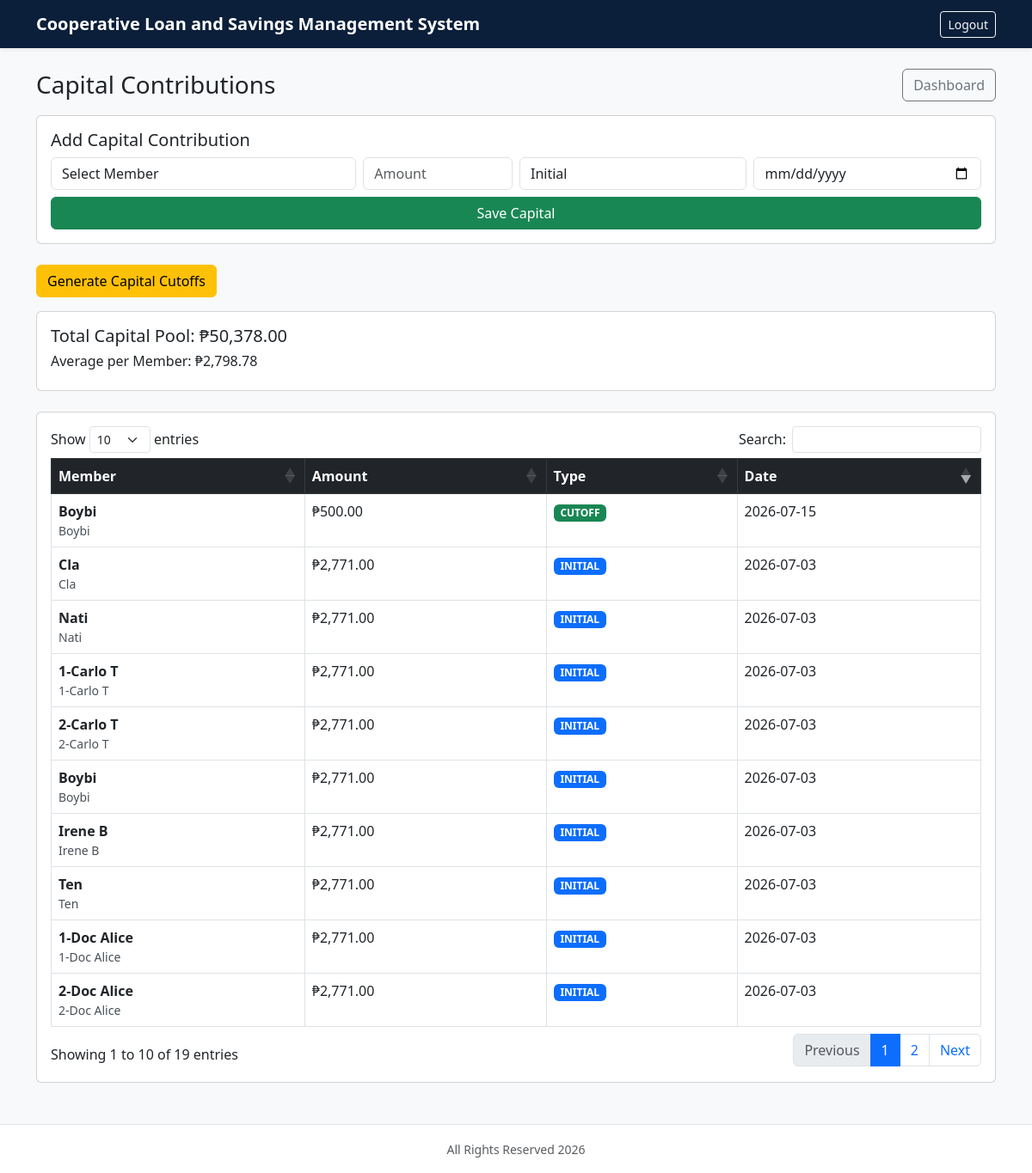
Page /capital.php (signed in) on the committed database.
### tables this page shows
CREATE TABLE `capital_contributions` (
  `id` int(10) unsigned NOT NULL AUTO_INCREMENT,
  `borrower_id` int(10) unsigned NOT NULL,
  `amount` decimal(12,2) NOT NULL DEFAULT 0.00,
  `type` enum('INITIAL','CUTOFF') NOT NULL DEFAULT 'CUTOFF',
  `contribution_date` date NOT NULL,
  `period_label` varchar(100) DEFAULT NULL,
  `created_at` timestamp NOT NULL DEFAULT current_timestamp(),
  PRIMARY KEY (`id`),
  KEY `capital_contributions_borrower_id_index` (`borrower_id`),
  KEY `capital_contributions_date_type_index` (`contribution_date`,`type`),
  CONSTRAINT `capital_contributions_borrower_id_fk` FOREIGN KEY (`borrower_id`) REFERENCES `borrowers` (`id`) ON DELETE CASCADE ON UPDATE CASCADE
);

CREATE TABLE `users` (
  `id` int(10) unsigned NOT NULL AUTO_INCREMENT,
  `username` varchar(100) NOT NULL,
  `password` varchar(255) NOT NULL,
  `status` enum('Admin','Member') NOT NULL DEFAULT 'Member',
  `borrower_id` int(10) unsigned DEFAULT NULL,
  `created_at` timestamp NOT NULL DEFAULT current_timestamp(),
  PRIMARY KEY (`id`),
  UNIQUE KEY `users_username_unique` (`username`),
  KEY `users_borrower_id_index` (`borrower_id`),
  CONSTRAINT `users_borrower_id_fk` FOREIGN KEY (`borrower_id`) REFERENCES `borrowers` (`id`) ON DELETE SET NULL ON UPDATE CASCADE
);

CREATE TABLE `borrowers` (
  `id` int(10) unsigned NOT NULL AUTO_INCREMENT,
  `name` varchar(255) NOT NULL,
  `first_name` varchar(100) DEFAULT NULL,
  `last_name` varchar(100) DEFAULT NULL,
  `gcash_name` varchar(150) DEFAULT NULL,
  `gcash_number` varchar(50) DEFAULT NULL,
  `status` enum('Active','Inactive') NOT NULL DEFAULT 'Active',
  `savings_closed` tinyint(1) NOT NULL DEFAULT 0,
  `created_at` timestamp NOT NULL DEFAULT current_timestamp(),
  PRIMARY KEY (`id`),
  UNIQUE KEY `borrowers_name_unique` (`name`)
);

### auth.php (called while the page is built, shortened)
<?php
function is_logged_in()
{
    return isset($_SESSION['user_id']);
}
function current_user_status()
{
    return $_SESSION['user_status'] ?? null;
}

### capital.php (the view, shortened to what this page needs)
<?php
include 'db.php';
include 'auth.php';
include 'layout.php';
?>
<!DOCTYPE html>
<html>
<head>
<link href="https://cdn.jsdelivr.net/npm/bootstrap@5.3.0/dist/css/bootstrap.min.css" rel="stylesheet">
<link rel="stylesheet" href="assets/css/mobile.css">
<link rel="stylesheet" href="assets/css/theme.css?v=20260720-ui">
<link rel="stylesheet" href="https://cdn.jsdelivr.net/npm/bootstrap@5.3.0/dist/css/bootstrap.min.css">
<link rel="stylesheet" href="https://cdn.datatables.net/1.13.6/css/dataTables.bootstrap5.min.css">
</head>
<body class="bg-light">
<?php render_navbar(); ?>
<div class="container mt-4">
<div class="d-flex justify-content-between align-items-center mb-3">
<h3 class="mb-0">Capital Contributions</h3>
<a href="index.php" class="btn btn-outline-secondary">Dashboard</a>
</div>
<div class="card mb-4">
<div class="card-body">
<h5>Add Capital Contribution</h5>
<form method="POST" action="ajax/save_capital.php" class="row g-2" id="capitalForm">
<div class="col-md-4">
<select name="borrower_id" class="form-control" required>
<option value="">Select Member</option>
</select>
</div>
<div class="col-md-2">
<input type="number" name="amount" class="form-control" placeholder="Amount" required>
</div>
<div class="col-md-3">
<select name="type" class="form-control">
<option value="INITIAL">Initial</option>
</select>
</div>
<div class="col-md-3">
<input type="date" name="date" class="form-control" required>
</div>
<div class="col-md-12">
<button class="btn btn-success w-100">Save Capital</button>
</div>
</form>
</div>
</div>
<div class="col-md-12">
<a href="admin/generate_capital.php" class="btn btn-warning mb-3">
    Generate Capital Cutoffs
</a>
</div>
<div class="card mb-4">
<div class="card-body">
<?php
$total = $conn->query("SELECT SUM(amount) as t FROM capital_contributions")->fetch_assoc()['t'] ?? 0;
$count = $conn->query("SELECT COUNT(DISTINCT borrower_id) as t FROM capital_contributions")->fetch_assoc()['t'] ?? 1;
$average = $count > 0 ? $total / $count : 0;
?>
<h5>Total Capital Pool: <span id="capitalTotalText">₱<?= number_format($total,2) ?></span></h5>
<h6>Average per Member: <span id="capitalAverageText">₱<?= number_format($average,2) ?></span></h6>
</div>
</div>
<div class="card">
<div class="card-body">
<div class="table-responsive">
<table class="table table-bordered table-hover" id="capitalTable">
<thead class="table-dark">
<tr>
<th>Member</th>
<th>Amount</th>
<th>Type</th>
<th>Date</th>
</tr>
</thead>
<tbody>
<?php
$res = $conn->query("
SELECT capital_contributions.*, borrowers.name, users.username
FROM capital_contributions
JOIN borrowers ON borrowers.id = capital_contributions.borrower_id
LEFT JOIN users ON users.borrower_id = borrowers.id AND users.status = 'Member'
ORDER BY contribution_date DESC
");
while($row = $res->fetch_assoc()):
?>
<tr>
<td><?php render_member_identity($row['username'] ?? '', $row['name']); ?></td>
<td>₱<?= number_format($row['amount'],2) ?></td>
<td>
<span class="badge bg-<?= $row['type']=='INITIAL'?'primary':'success' ?>">
<?= $row['type'] ?>
</span>
</td>
<td><?= $row['contribution_date'] ?></td>
</tr>
<?php endwhile; ?>
</tbody>
</table>
</div>
</div>
</div>
</div>
<div class="toast-container position-fixed top-0 end-0 p-3">
</div>
<?php render_footer(); ?>
</body>
</html>

### layout.php (shortened to what this page needs)
<?php
function render_navbar($title = 'Cooperative Loan and Savings Management System')
{
    ?>
    <nav class="navbar navbar-expand-lg navbar-dark app-navbar sticky-top shadow-sm">
        <div class="container">
            <a class="navbar-brand fw-bold text-white" href="<?= current_user_status() === 'Admin' ? 'index.php' : 'member_dashboard.php' ?>">
                <?= htmlspecialchars($title) ?>
            </a>
            <?php if (is_logged_in()): ?>
                <div class="ms-auto">
                    <a href="logout.php" class="btn btn-outline-light btn-sm">Logout</a>
                </div>
            <?php endif; ?>
        </div>
    </nav>
    <?php
}
function render_footer()
{
    ?>
    <footer class="app-footer text-center text-muted py-3 mt-5">
        <small>All Rights Reserved 2026</small>
    </footer>
    <?php
}
function render_member_identity($username, $fullName)
{
    $mainName = trim((string)$username) !== '' ? $username : $fullName;
    ?>
    <strong><?= htmlspecialchars($mainName) ?></strong>
    <small class="d-block text-dark-emphasis"><?= htmlspecialchars($fullName) ?></small>
    <?php
}

### assets/css/mobile.css (style rules this page uses)
body { overflow-x: hidden; }
.card { border-radius: .75rem; }
.card-body { overflow-x: auto; }
.table { vertical-align: middle; }
.table th, .table td { white-space: nowrap; }

### assets/css/theme.css (style rules this page uses)
:root { --midnight-blue: #0b1f3a; }
.app-navbar { background: var(--midnight-blue); }
.app-navbar .navbar-brand { white-space: normal; }
.app-footer { border-top: 1px solid rgba(11, 31, 58, .12); background: #fff; }
body { min-height: 100vh; }

### rows in the picture
capital_contributions: users.username "Boybi", borrower.name "Boybi", amount "500.00", type "CUTOFF", contribution_date "2026-07-15"
capital_contributions: users.username "Cla", borrower.name "Cla", amount "2,771.00", type "INITIAL", contribution_date "2026-07-03"
capital_contributions: users.username "Nati", borrower.name "Nati", amount "2,771.00", type "INITIAL", contribution_date "2026-07-03"
capital_contributions: users.username "1-Carlo T", borrower.name "1-Carlo T", amount "2,771.00", type "INITIAL", contribution_date "2026-07-03"
capital_contributions: users.username "2-Carlo T", borrower.name "2-Carlo T", amount "2,771.00", type "INITIAL", contribution_date "2026-07-03"
capital_contributions: users.username "Boybi", borrower.name "Boybi", amount "2,771.00", type "INITIAL", contribution_date "2026-07-03"
capital_contributions: users.username "Irene B", borrower.name "Irene B", amount "2,771.00", type "INITIAL", contribution_date "2026-07-03"
capital_contributions: users.username "Ten", borrower.name "Ten", amount "2,771.00", type "INITIAL", contribution_date "2026-07-03"
capital_contributions: users.username "1-Doc Alice", borrower.name "1-Doc Alice", amount "2,771.00", type "INITIAL", contribution_date "2026-07-03"
capital_contributions: users.username "2-Doc Alice", borrower.name "2-Doc Alice", amount "2,771.00", type "INITIAL", contribution_date "2026-07-03"

### other values in the picture
$title "Cooperative Loan and Savings Management System"
$total "50,378.00"
$average "2,798.78"
